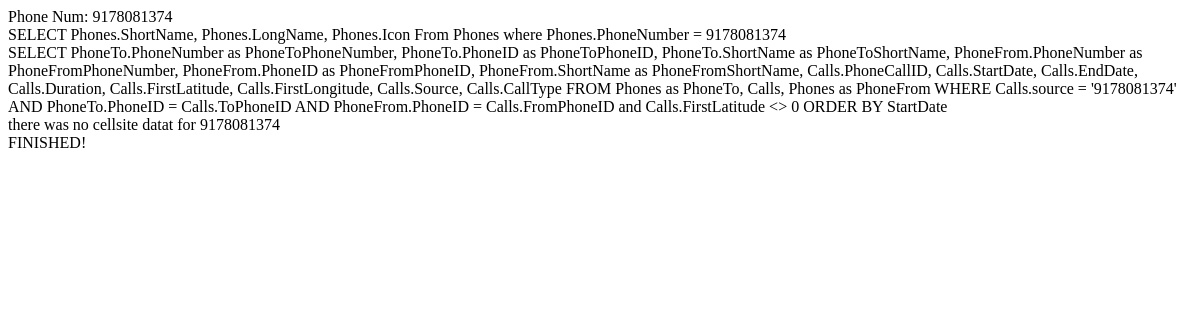
Before: /phones/getonephonekml.php?number=9178081374 with the older database file.
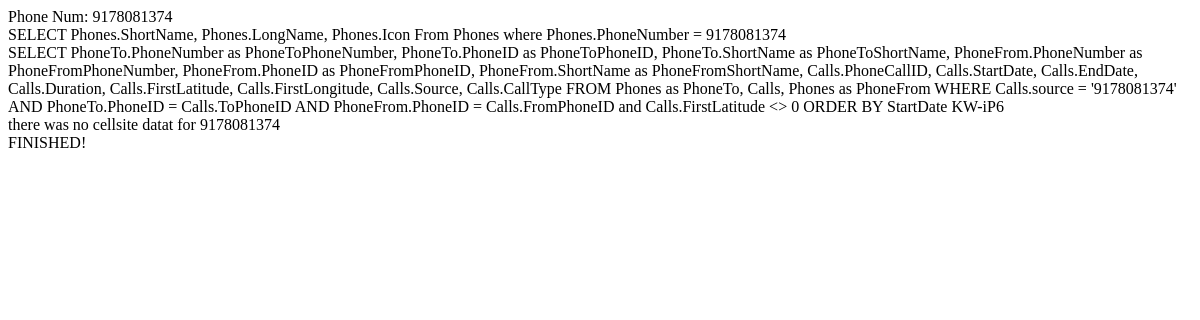
After: the same page with the newer database file.
### tables this page shows
CREATE TABLE `Phones` (
  `PhoneID` int(11) NOT NULL AUTO_INCREMENT,
  `CaseID` int(11) DEFAULT NULL,
  `PhoneNumber` varchar(127) DEFAULT NULL,
  `ServiceProviderID` int(11) DEFAULT NULL,
  `Created` datetime DEFAULT NULL,
  `Modified` datetime DEFAULT NULL,
  `ShortName` varchar(127) DEFAULT NULL,
  `LongName` varchar(255) DEFAULT NULL,
  `Icon` varchar(255) DEFAULT NULL,
  PRIMARY KEY (`PhoneID`)
);

### phones/getonephonekml.php (the view, shortened to what this page needs)
<?php
$phoneNumber = $_GET['number'];
echo "Phone Num: $phoneNumber<BR>";
$outFile = "../output/Kw_".$phoneNumber."_out.kml";
try {
	$outputFile = fopen($outFile, "w");
} catch (Exception $e) {
	echo "Caught exception", $e->getMessage(), "<br>";
	die();
}
$phoneInfoQuery = "SELECT Phones.ShortName, Phones.LongName, Phones.Icon From Phones where Phones.PhoneNumber = $phoneNumber";
echo $phoneInfoQuery . "<BR>";
if ($result = $link->query($phoneInfoQuery)) {
	while($row=$result->fetch_array()) {
		$prefix = $row['ShortName'];
		$icon = $row['Icon'];
	}
}
$query = "SELECT  PhoneTo.PhoneNumber as PhoneToPhoneNumber, PhoneTo.PhoneID as PhoneToPhoneID, PhoneTo.ShortName as PhoneToShortName, PhoneFrom.PhoneNumber as PhoneFromPhoneNumber, PhoneFrom.PhoneID as PhoneFromPhoneID, PhoneFrom.ShortName as PhoneFromShortName, Calls.PhoneCallID, Calls.StartDate, Calls.EndDate, Calls.Duration, Calls.FirstLatitude, Calls.FirstLongitude, Calls.Source, Calls.CallType FROM Phones as PhoneTo, Calls, Phones as PhoneFrom WHERE Calls.source = '$phoneNumber' AND PhoneTo.PhoneID = Calls.ToPhoneID AND PhoneFrom.PhoneID = Calls.FromPhoneID and Calls.FirstLatitude <> 0 ORDER BY StartDate";
echo $query;
if ($result = $link->query($query)) {
	$outputLine =  '<?xml version="1.0" encoding="UTF-8"?>
	<kml xmlns="http://earth.google.com/kml/2.2">
	<Document>
	  <name>'.$prefix.'</name>
	  <Style id="pushpin">
	    <IconStyle>
	      <Icon>
	  	    <href>http://www.oandh.net/kml_icons/mobilephonedirectory/'.$icon.'</href>
	      </Icon>
	      <hotSpot x="32" y="1" xunits="pixels" yunits="pixels"/>
	    </IconStyle>
	  </Style>' ;
    echo $outputLine ."<BR>";
	if (isset($rows)) {
		foreach($rows as $row) {
			if ($row['PhoneFromShortName']<>'') {
				$from = $row['PhoneFromShortName'];
			} else {
				$from = $row['PhoneFromPhoneNumber'];
			}
			if ($row['PhoneToShortName']<>'') {
				$to = $row['PhoneToShortName'];
			} else {
				$to = $row['PhoneToPhoneNumber'];
			}
			$toPhoneNumber = $row["PhoneToPhoneNumber"];
			$toPhoneID = $row["PhoneToPhoneID"];
			$toShortName = $row["PhoneToShortName"];
			$fromPhoneNumber = $row['PhoneFromPhoneNumber'];
			$fromPhoneID = $row['PhoneFromPhoneID'];
			$fromShortName = $row['PhoneFromShortName'];
			$callID = $row['PhoneCallID'];
			$startDate = $row['StartDate'];
			$endDate = $row['EndDate'];
			$duration = $row['Duration'];
			$firstLatitude = $row['FirstLatitude'];
			$firstLongitude = $row['FirstLongitude'];
			$coordinates = "$firstLongitude,$firstLatitude,0";
			$callType = $row['CallType'];
			$startDate = new DateTime($row['StartDate']);
			$strStartDate = $startDate->format('n/j/y H:i:s');
			$endDate = new datetime($row['EndDate']);
			$strEndDate = $endDate->format('n/j/y H:i:s');
			if ($callType =='Voice') {
				$name =  "Voice $from To $to $strStartDate - $strEndDate";
			} elseif ($callType == 'Data') {
				$name = "Data $from $strStartDate - $strEndDate";
			} else {
				$name = "SMS $from To $to $strStartDate";
			}
			$startDate = new datetime($row['StartDate']);
			$startDate->modify('5 hours');
			$endDate = new datetime($row['EndDate']);
			$endDate->modify('5 hours'); ;
			if ($startDate == $endDate) {
				$timestamp = $startDate->format("Y-m-d") . 'T'.$startDate->format("H:i:s");
				$timeString = 	"	<TimeStamp>
			    	    <when>$timestamp</when>
			    	  </TimeStamp>";
			}
			else {
				$begin = $startDate->format("Y-m-d") . 'T'.$startDate->format("H:i:s");
				$endDate = new datetime($row['StartDate']);
				$endDate->modify('5 hours'); ;
				$end = $endDate->format("Y-m-d") . 'T'.$endDate->format("H:i:s");
				$timeString = "<TimeSpan>
					<begin>$begin</begin>
					<end>$end</end>
					</TimeSpan>";
			}
				$kmlLine = "
		   	<Placemark>
		  	  <name>$name</name>
			    	  <styleUrl>#pushpin</styleUrl>
			    	  $timeString
			    	  <Point>
			       	 	<coordinates>$coordinates</coordinates>
			      	  </Point>
			        </Placemark>";
					fwrite ($outputFile, $kmlLine);
		}
	} else {
		echo "there was no cellsite datat for $phoneNumber <BR>";
	}
} else {
	echo "stmt didnt work<BR>";
}
echo "FINISHED!";
?>

Changed rows visible on the page:
added phones: ShortName "KW-iP6"
